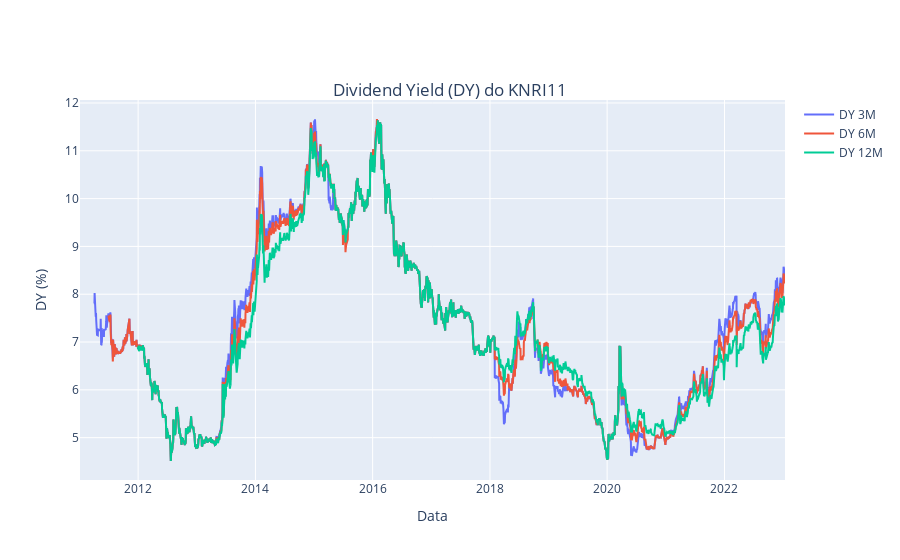

The cell this chart's notebook holds for it:
### Code cell
# Plotar o DY em 3, 6 e 12 meses
fig = go.Figure()
fig.add_trace(go.Scatter(x=knri['datneg'], y=knri['dy_3m'] * 100, name='DY 3M'))
fig.add_trace(go.Scatter(x=knri['datneg'], y=knri['dy_6m'] * 100, name='DY 6M'))
fig.add_trace(go.Scatter(x=knri['datneg'], y=knri['dy_12m'] * 100, name='DY 12M'))
fig.update_layout(
    title="Dividend Yield (DY) do KNRI11",
    xaxis_title="Data",
    yaxis_title="DY (%)",
    title_x=0.5,
    title_y=0.85,
)
fig.show()

### Figure 1 — Plotly figure (JSON) as saved in the notebook; plotly's stock layout.template omitted (floating-point values rounded to 4 significant figures; data arrays with more than 128 entries replaced by an {"elided": "..."} marker saying what was removed)
{"data": [{"name": "DY 3M", "type": "scatter", "x": {"elided": "2978 str values"}, "y": {"elided": "2978 float values"}}, {"name": "DY 6M", "type": "scatter", "x": {"elided": "2978 str values"}, "y": {"elided": "2978 float values"}}, {"name": "DY 12M", "type": "scatter", "x": {"elided": "2978 str values"}, "y": {"elided": "2978 float values"}}], "layout": {"title": {"text": "Dividend Yield (DY) do KNRI11", "x": 0.5, "y": 0.85}, "xaxis": {"title": {"text": "Data"}}, "yaxis": {"title": {"text": "DY (%)"}}}}
